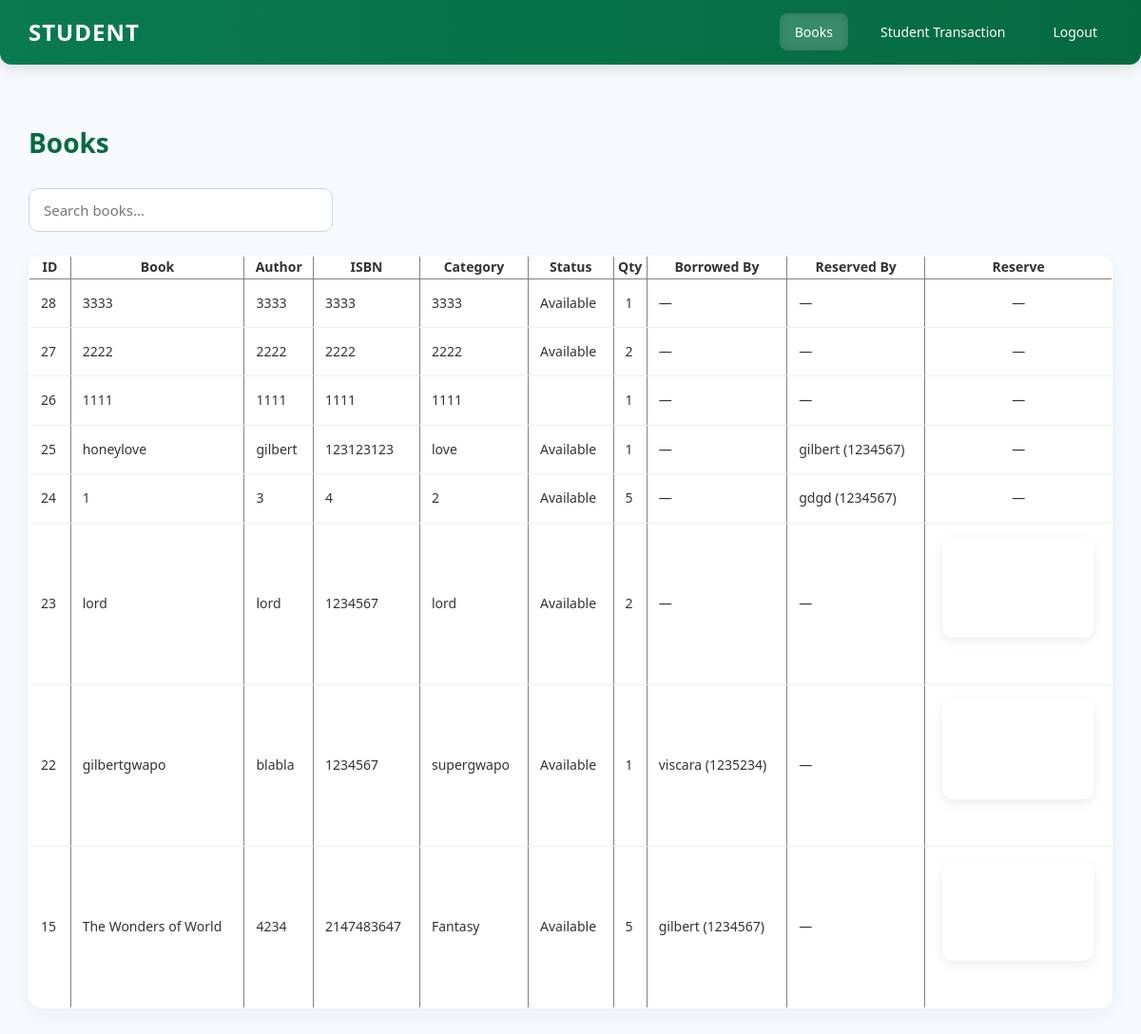
The page /pisti/Books.php (signed in) on the database its author committed.
### tables this page shows
CREATE TABLE `reservations` (
  `student_name` varchar(254) NOT NULL,
  `student_id` int(7) NOT NULL,
  `course` varchar(255) NOT NULL,
  `year` int(15) NOT NULL,
  `book_id` int(10) NOT NULL
);

CREATE TABLE `books` (
  `book_id` int(11) NOT NULL,
  `book_name` varchar(255) NOT NULL,
  `category` varchar(100) NOT NULL,
  `status` enum('Available','Borrowed','Defective','Out of Stock') DEFAULT 'Available',
  `volume` int(11) NOT NULL,
  `available` int(11) DEFAULT 0,
  `borrowed` int(11) DEFAULT 0,
  `ISBN` int(15) NOT NULL,
  `Author` varchar(255) NOT NULL,
  `Accession_Number` int(15) NOT NULL,
  `Copy` varchar(255) NOT NULL,
  `Masterlist` varchar(255) NOT NULL,
  `Book_Year` int(254) NOT NULL
);

CREATE TABLE `transactions` (
  `transaction_id` int(11) NOT NULL,
  `student_id` int(7) NOT NULL,
  `book_id` int(11) NOT NULL,
  `date_borrowed` date NOT NULL,
  `date_returned` date DEFAULT NULL,
  `quantity` int(11) DEFAULT 1
);

CREATE TABLE `students` (
  `student_id` int(7) NOT NULL,
  `student_name` varchar(255) NOT NULL,
  `course` varchar(100) NOT NULL,
  `phone_number` varchar(20) NOT NULL,
  `year` int(11) NOT NULL
);

### pisti/Books.php (the view, shortened to what this page needs)
<?php
include "db.php";
$sql = "
SELECT
    b.*,
    -- Borrow info
    sb.student_name AS borrower_name,
    sb.student_id   AS borrower_id,
    t.date_borrowed,
    -- Reserve info
    r.student_name AS reserver_name,
    r.student_id   AS reserver_id
FROM books b
-- Borrow joins
LEFT JOIN transactions t
    ON b.book_id = t.book_id
   AND t.date_returned IS NULL
LEFT JOIN students sb
    ON t.student_id = sb.student_id
-- Reservation joins
LEFT JOIN reservations r
    ON b.book_id = r.book_id
ORDER BY b.book_id DESC
";
$books = $conn->query($sql);
?>
<!DOCTYPE html>
<html lang="en">
<head>
<link rel="stylesheet" href="style.css">
</head>
<body>
<div class="container">
<aside class="sidebar">
    <h2>STUDENT</h2>
    <ul>
        <li><a class="active" href="#">Books</a></li>
        <li><a href="Student_transaction.php">Student Transaction</a></li>
        <li><a href="logout.php">Logout</a></li>
    </ul>
</aside>
<main class="main">
<h1>Books</h1>
<input type="text" id="search" placeholder="Search books..." onkeyup="searchTable()">
<table id="bookTable" border="1" cellpadding="5" cellspacing="0">
<tr>
    <th>ID</th>
    <th>Book</th>
    <th>Author</th>
    <th>ISBN</th>
    <th>Category</th>
    <th>Status</th>
    <th>Qty</th>
    <th>Borrowed By</th>
    <th>Reserved By</th>
    <th>Reserve</th>
</tr>
<?php while ($row = $books->fetch_assoc()): ?>
<tr>
    <td><?= $row['book_id'] ?></td>
    <td><?= htmlspecialchars($row['book_name']) ?></td>
    <td><?= htmlspecialchars($row['Author']) ?></td>
    <td><?= htmlspecialchars($row['ISBN']) ?></td>
    <td><?= htmlspecialchars($row['category']) ?></td>
    <td><?= htmlspecialchars($row['status']) ?></td>
    <td><?= $row['volume'] ?></td>
    <td>
        <?= $row['borrower_name']
            ? htmlspecialchars($row['borrower_name']) . " ({$row['borrower_id']})"
            : "—"; ?>
    </td>
    <td>
        <?= $row['reserver_name']
            ? htmlspecialchars($row['reserver_name']) . " ({$row['reserver_id']})"
            : "—"; ?>
    </td>
    <td style="text-align:center;">
        <?php if ($row['status'] === 'Available' && !$row['reserver_id']): ?>
            <form method="GET" action="reserve.php" title="Reserve Book">
                <button type="submit" style="border:none;background:none;font-size:18px;">RESERVE</button>
            </form>
        <?php else: ?>
            —
        <?php endif; ?>
    </td>
</tr>
<?php endwhile; ?>
</table>
</main>
</div>
</body>
</html>

### pisti/style.css (style rules this page uses)
* { margin: 0; padding: 0; box-sizing: border-box; font-family: "Segoe UI", Tahoma, Geneva, sans-serif; }
body { background: #f7fafc; color: #333; line-height: 1.6; padding: 0; }
.sidebar { width: 100%; background: linear-gradient(90deg, #0a7a50, #066a41); color: #fff; padding: 15px 30px; display: flex; align-items: center; justify-content: space-between; border-radius: 0 0 12px 12px; box-shadow: 0 4px 15px rgba(0,0,0,0.12); margin-bottom: 30px; }
.sidebar h2 { font-size: 24px; font-weight: 700; letter-spacing: 1px; }
.sidebar ul { list-style: none; display: flex; gap: 18px; }
.sidebar ul li a { color: #fff; text-decoration: none; padding: 10px 16px; border-radius: 8px; font-weight: 500; font-size: 14px; transition: all 0.3s ease; }
.sidebar ul li a:hover, .sidebar ul li a.active { background: rgba(255,255,255,0.2); box-shadow: inset 0 0 10px rgba(0,0,0,0.15); }
.main { padding: 30px; }
.main h1 { font-size: 28px; font-weight: 700; color: #066a41; margin-bottom: 25px; }
#searchInput, #search { padding: 12px 15px; width: 100%; max-width: 320px; border: 1px solid #cbd5e0; border-radius: 10px; margin-bottom: 25px; font-size: 15px; transition: all 0.25s ease; }
form { background-color: #fff; padding: 25px 30px; border-radius: 12px; box-shadow: 0 4px 12px rgba(0,0,0,0.08); margin-bottom: 35px; max-width: 520px; transition: all 0.3s ease; }
form input, form select, form button { width: 100%; padding: 12px; margin: 10px 0; border-radius: 8px; border: 1px solid #e2e8f0; font-size: 14px; transition: all 0.2s ease; }
form button { background-color: #0a7a50; color: #fff; border: none; cursor: pointer; font-weight: 600; transition: 0.3s; }
table { width: 100%; border-collapse: collapse; background: #fff; border-radius: 14px; overflow: hidden; box-shadow: 0 6px 20px rgba(0,0,0,0.05); font-size: 14px; }
tbody td { padding: 14px 12px; border-bottom: 1px solid #eee; }
td form { display: inline-block; }
td form button { padding: 6px 12px; font-size: 13px; border-radius: 6px; border: none; cursor: pointer; transition: 0.2s; background-color: #0a7a50; color: #fff; }

### rows shown on the page
reservations: book.book_id "28", book.book_name "3333", book.Author "3333", book.ISBN "3333", book.category "3333", book.status "Available", book.volume "1"
reservations: book.book_id "27", book.book_name "2222", book.Author "2222", book.ISBN "2222", book.category "2222", book.status "Available", book.volume "2"
books: book_id "26", book_name "1111", Author "1111", ISBN "1111", category "1111", volume "1"
reservations: book.book_id "25", book.book_name "honeylove", book.Author "gilbert", book.ISBN "123123123", book.category "love", book.status "Available", book.volume "1", student_name "gilbert", student "1234567"
reservations: book.book_id "24", book.book_name "1", book.Author "3", book.ISBN "4", book.category "2", book.status "Available", book.volume "5", student_name "gdgd", student "1234567"
books: book_id "23", book_name "lord", Author "lord", ISBN "1234567", category "lord", status "Available", volume "2"
transactions: book.book_id "22", book.book_name "gilbertgwapo", book.Author "blabla", book.ISBN "1234567", book.category "supergwapo", book.status "Available", book.volume "1", student.student_name "viscara", student.student_id "1235234"
transactions: book.book_id "15", book.book_name "The Wonders of World", book.Author "4234", book.ISBN "2147483647", book.category "Fantasy", book.status "Available", book.volume "5", student.student_name "gilbert", student.student_id "1234567"
